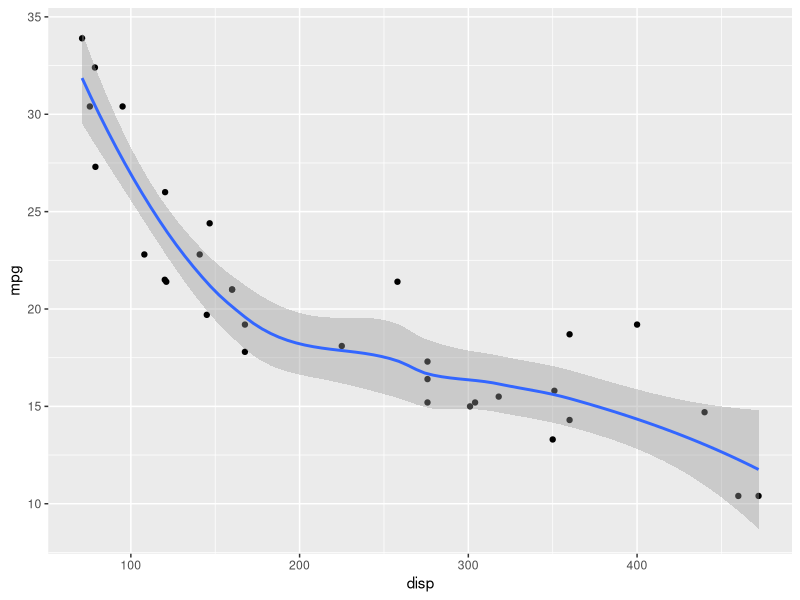
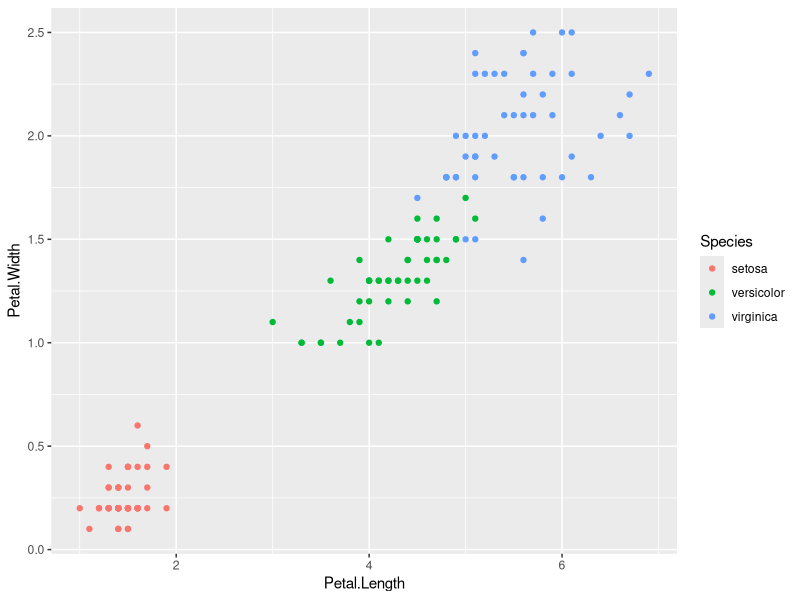
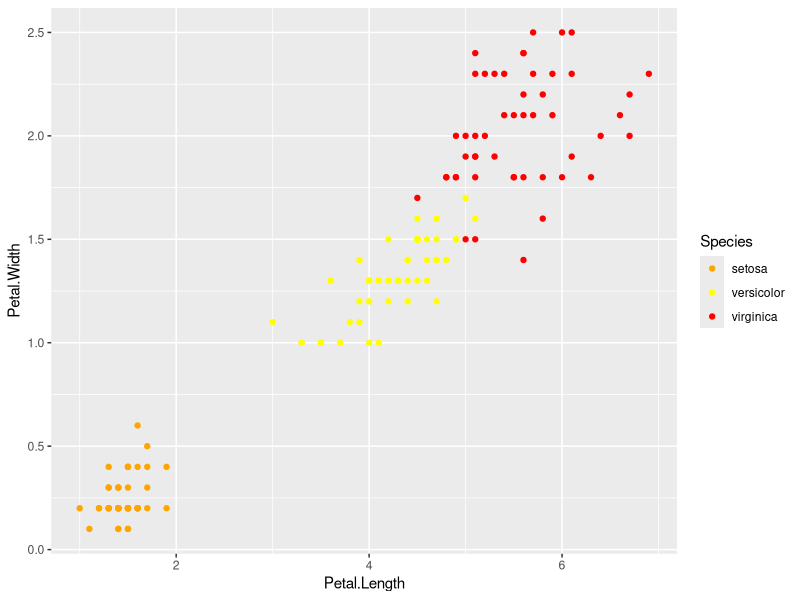
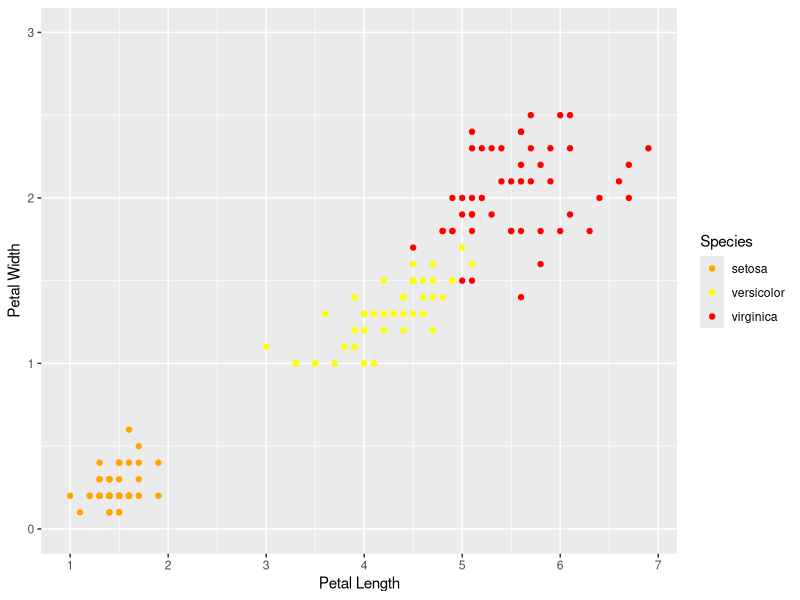

The R script that drew these images, in order:
'Aqui vamos explorar o quesito Objetos Geométricos, subdivididos em :'

'       Tipo             Objeto Geométrico
Dispersão(scatterplot)      geom_point()
Gráfico de bolhas           geom_point()
Gráfico de barras           geom_bar() e geom_col()
Histograma                  geom_histogram()
Boxplot                     geom_boxplot()
Densidade                   geom_density()
Gráfico de linhas           geom_line()'

'É importante saber-se que um gráfico do ggplot2 pode ter mais de um objeto geométrico, 
cada um formando uma camada. Por exemplo, uma camada de pontos e outra de linhas que 
conectam os pontos.'

library(dplyr)
library(ggplot2)
data("mtcars")
data("iris")

mtcars <- mtcars %>% mutate(name =rownames(mtcars))
ggplot(mtcars,aes(y =mpg,x =disp))+
    geom_point()+
    geom_smooth()

' Vamos ver como o gráfico fica com Escalas !'

ggplot(iris, aes(x = Petal.Length, y = Petal.Width, color = Species))+
    geom_point()

' Editando as escala das cores :'

ggplot(iris, aes(x = Petal.Length, y = Petal.Width, color = Species))+
    geom_point()+
    scale_color_manual(values = c("orange","yellow","red"))

' Alterando as escalas dos eixos x e y, utilizaremos as funções 
 scale_x_continuous()escale_y_continuous() :'

ggplot(iris, aes(x =Petal.Length, y =Petal.Width, color =Species))+
    geom_point()+
    scale_color_manual(values = c("orange","yellow","red"))+
    scale_x_continuous(name = "Petal Length", breaks =1:7)+
    scale_y_continuous(name = "Petal Width", breaks =0:3,
        limits =c(0,3))
